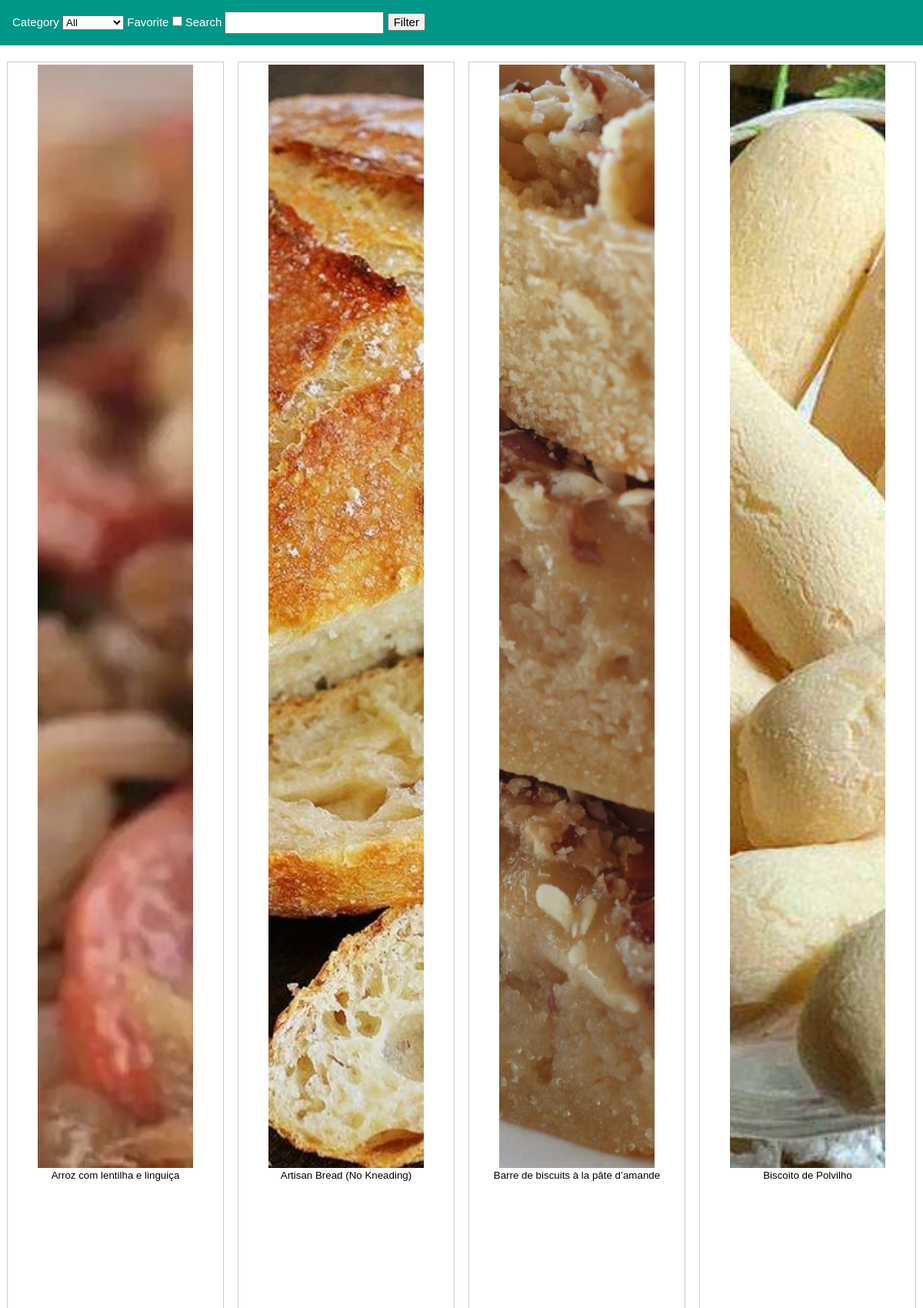
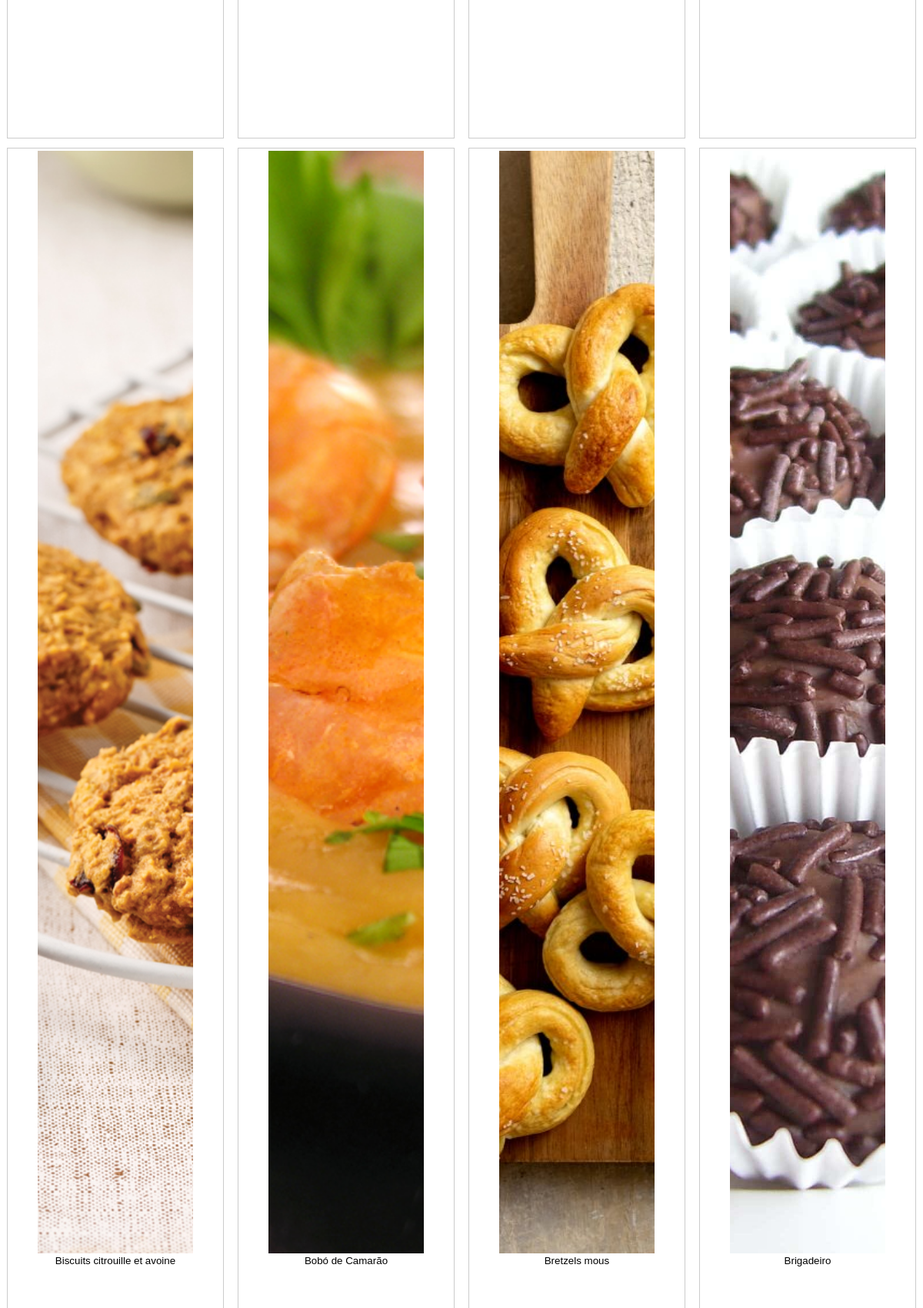
The page / (upper part) on the database its author committed (2 pictures, top to bottom).
### app_config.py (models this page shows, shortened)
class Recipe(db.Model):
    name = db.Column(db.String, nullable=False, unique=True, primary_key=True)
    prepTime = db.Column(db.String, nullable=False)
    cookingTime = db.Column(db.String, nullable=False)
    servings = db.Column(db.Integer, nullable=False)
    videoURL = db.Column(db.String, nullable=False)
    sourceURL = db.Column(db.String, nullable=False)
    steps = db.Column(db.Text, nullable=False)
    photo = db.Column(db.String, nullable=False)
    favorite = db.Column(db.Boolean, default=False)
    category = db.Column(db.String, nullable=False)
    tags = db.Column(db.String, nullable=False)
    ingredients = db.relationship('Ingredient', backref='recipe', lazy=True)

### app_index.py (the view)
@app.route('/', methods=['POST', 'GET'])
def index(category='All', favorite=False, tags=''):
    recipes = Recipe.query.order_by(Recipe.name)
    if request.method == 'POST':
        category = request.form.get('category')
        favorite = False
        if request.form.get('favorite') is not None:
            favorite = True
        tags = request.form['tags']
    if category != 'All':
        recipes = [i for i in recipes if category == i.category]
    if tags != '':
        recipes = [i for i in recipes if (tags.lower() in i.tags.lower()) or (tags.lower() in i.name.lower())]
    if favorite:
        recipes = [i for i in recipes if i.favorite]
    return render_template('index.html', recipes=recipes, category=category,
                           favorite=favorite, tags=tags, categories=known_categories)

### templates/index.html (shortened to what this page needs)
<!DOCTYPE html>
<html>
<head>
    <link rel="stylesheet" href="../static/css/index.css">
    <link rel='stylesheet' href='../static/css/fonts.css'>
</head>
<body>
    <header>
        <div class="header-container">
            <div class="form">
                <form action="/" method="POST">
                    <label for="fname">Category</label>
                    <select id="category" name="category">
                        <option value="All" {%if category == 'All' %} selected {%endif%}> All </option>
                    </select>
                    <label for="fname">Favorite</label>
                    <input type="checkbox", name="favorite" {%if favorite%}checked="checked"{%endif%}>
                    <label for="fname">Search</label>
                    <input type="text" name="tags" value="{{tags}}">
                    <input type="submit" value="Filter">
                </form>
            </div>
        </div>
    </header>
    {%for recipe in recipes%}
    <div class="responsive">
        <div class="gallery">
            <a target="_self" href="/recipe/{{recipe.name}}&scaling=1">
                <img src="{{recipe.photo}}" alt="{{recipe.name}}" width="600" height="400">
            </a>
            <div class="desc">{{recipe.name}}</div>
        </div>
    </div>
    {%endfor%}
</body>
</html>

### static/css/index.css (style rules this page uses)
body { --themeColor: #009688; --grey:#757575; }
.header-container { color:#fff!important; background-color:var(--themeColor)!important; text-align:left; display:inline-block; width:100%; margin-bottom:16px!important; padding:1em 16px; }
div.gallery { border: 1px solid #ccc; height: 20vmax; padding: 1% 5%; margin: 2% 1% }
div.gallery img { width: 80%; height: 80%; object-fit: cover; display: block; margin: auto; }
div.desc { font-size: 10pt; text-align: center; }
* { box-sizing: border-box; }
.responsive { padding: 0 6px;float: left;width: 24.99999%; }
html,body,h1,h2,h3,h4,h5,h6 { font-family: "Roboto", sans-serif }
a { color: inherit; background-color:transparent }
input { font:inherit;margin:0 }
html { box-sizing:border-box }
*,*:before,*:after { box-sizing:inherit }
html { -ms-text-size-adjust:100%;-webkit-text-size-adjust:100% }
body { margin:0 }
html,body { font-family:Verdana,sans-serif;font-size:15px;line-height:1.5 }
html { overflow-x:hidden }

### rows shown on the page
Recipe: photo (picture), name "Arroz com lentilha e linguiça"
Recipe: photo (picture), name "Artisan Bread (No Kneading)"
Recipe: photo (picture), name "Barre de biscuits à la pâte d’amande"
Recipe: photo (picture), name "Biscoito de Polvilho"
Recipe: photo (picture), name "Biscuits citrouille et avoine"
Recipe: photo (picture), name "Bobó de Camarão"
Recipe: photo (picture), name "Bretzels mous"
Recipe: photo (picture), name "Brigadeiro"
